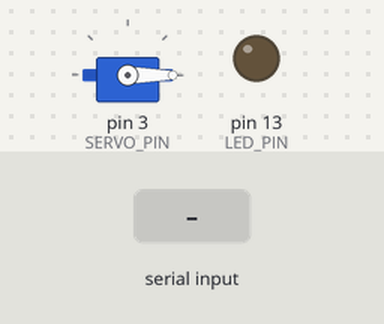
A sketch run on a simulated Arduino Uno, built with avr-gcc and run on an emulated ATmega328P. On the bench: servo, output pins drawn as LEDs (lit = HIGH). The test bench sets the inputs (shaded band). What the sketch prints to the serial monitor is not drawn.

Above: at 2.4 s.
2.5 s: "k\n" received over Serial
At 3.8 s:
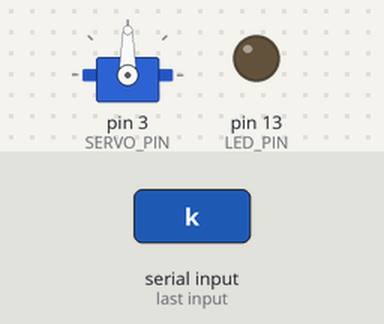
4.1 s: "a,1\n" received over Serial
At 5.1 s:
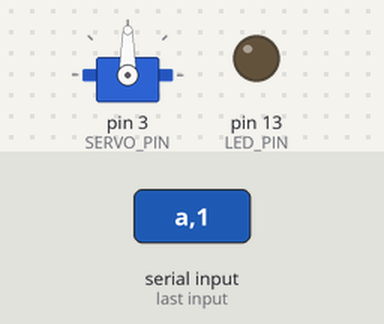
5.6 s: "k,1\n" received over Serial
At 6.3 s:
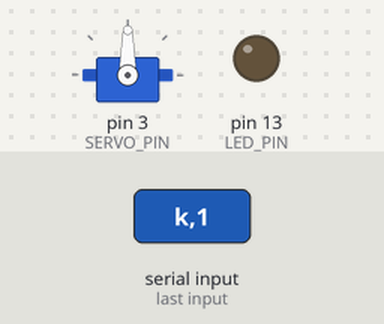
Timing chart, 0 to 8.6 s (numbered marks = the images above; inputs shaded):
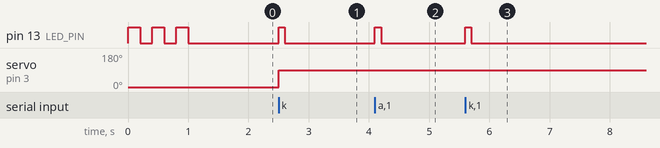

Measured:
- after the input at 2.5 s, pin 13 (LED_PIN): LOW → HIGH at once, → LOW 0.10 s later; servo on pin 3 (SERVO_PIN): 0° → 90° at once
- after the input at 4.1 s, pin 13 (LED_PIN): LOW → HIGH at once, → LOW 0.10 s later
- after the input at 5.6 s, pin 13 (LED_PIN): LOW → HIGH at once, → LOW 0.10 s later

The sketch:

test_servo.ino
```cpp
/*
  test_servo.ino — Tek servo test kodu

  Sadece PIN 3'teki servoya bakıyor.
  Serial Monitor'de:
    "a" yaz → 0 derece (AÇIK)
    "k" yaz → 90 derece (KAPALI)
    "S,45,45,45,45,45" yaz → 5 servo format test

  LED 13 yanıp sönüyorsa kod çalışıyor.
*/

#include <Servo.h>

Servo testServo;
const int SERVO_PIN = 3;
const int LED_PIN = 13;

void setup() {
  Serial.begin(115200);
  pinMode(LED_PIN, OUTPUT);

  testServo.attach(SERVO_PIN);
  testServo.write(0);   // Başlangıç: 0 derece

  // Hazır sinyali: 3 kez yanıp söner
  for (int i = 0; i < 3; i++) {
    digitalWrite(LED_PIN, HIGH);
    delay(200);
    digitalWrite(LED_PIN, LOW);
    delay(200);
  }

  Serial.println("HAZIR. 'a'=Ac, 'k'=Kapat, S,45,... formatini dene");
}

void loop() {
  if (Serial.available() > 0) {
    String incoming = Serial.readStringUntil('\n');
    incoming.trim();

    // LED yak — veri geldi sinyali
    digitalWrite(LED_PIN, HIGH);
    Serial.print("ALINDI: ");
    Serial.println(incoming);

    if (incoming == "a") {
      testServo.write(0);
      Serial.println("→ 0 derece (ACIK)");
    }
    else if (incoming == "k") {
      testServo.write(90);
      Serial.println("→ 90 derece (KAPALI)");
    }
    else if (incoming.startsWith("S,")) {
      // S,45,45,45,45,45 formatını parse et
      String vals = incoming.substring(2);
      int firstComma = vals.indexOf(',');
      int angle = vals.substring(0, firstComma).toInt();
      angle = constrain(angle, 0, 90);
      testServo.write(angle);
      Serial.print("→ Servo PIN3 = ");
      Serial.print(angle);
      Serial.println(" derece");
    }

    delay(100);
    digitalWrite(LED_PIN, LOW);
  }
}
```
